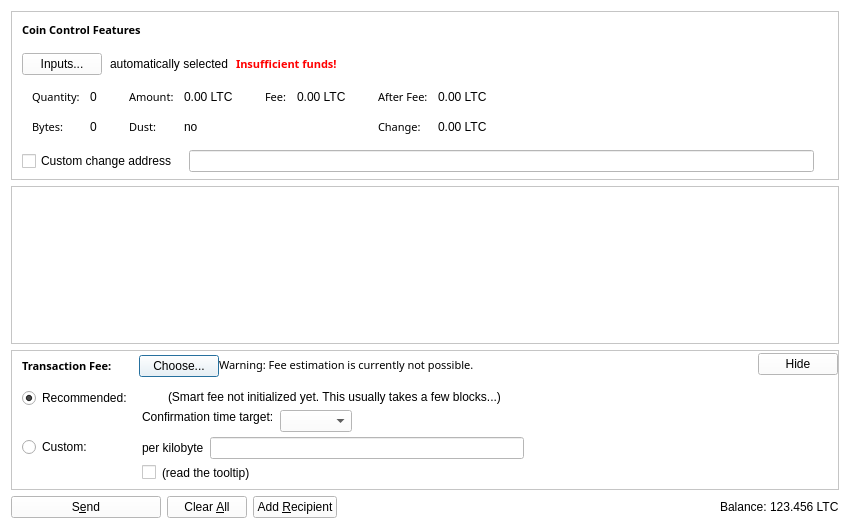
<?xml version="1.0" encoding="UTF-8"?>
<ui version="4.0">
 <class>SendCoinsDialog</class>
 <widget class="QDialog" name="SendCoinsDialog">
  <property name="geometry">
   <rect>
    <x>0</x>
    <y>0</y>
    <width>850</width>
    <height>526</height>
   </rect>
  </property>
  <property name="windowTitle">
   <string>Send Coins</string>
  </property>
  <property name="styleSheet">
   <string notr="true">font: 8pt &quot;UD Digi Kyokasho NP-R&quot;;
background-color: rgb(255, 255, 255)
</string>
  </property>
  <layout class="QVBoxLayout" name="verticalLayout" stretch="0,1,0,0">
   <property name="bottomMargin">
    <number>8</number>
   </property>
   <item>
    <widget class="QFrame" name="frameCoinControl">
     <property name="sizePolicy">
      <sizepolicy hsizetype="Expanding" vsizetype="Expanding">
       <horstretch>0</horstretch>
       <verstretch>0</verstretch>
      </sizepolicy>
     </property>
     <property name="maximumSize">
      <size>
       <width>16777215</width>
       <height>16777215</height>
      </size>
     </property>
     <property name="frameShape">
      <enum>QFrame::StyledPanel</enum>
     </property>
     <property name="frameShadow">
      <enum>QFrame::Sunken</enum>
     </property>
     <layout class="QVBoxLayout" name="verticalLayoutCoinControl2">
      <property name="spacing">
       <number>0</number>
      </property>
      <property name="leftMargin">
       <number>0</number>
      </property>
      <property name="topMargin">
       <number>0</number>
      </property>
      <property name="rightMargin">
       <number>0</number>
      </property>
      <property name="bottomMargin">
       <number>6</number>
      </property>
      <item>
       <layout class="QVBoxLayout" name="verticalLayoutCoinControl" stretch="0,0,0,0,1">
        <property name="spacing">
         <number>0</number>
        </property>
        <property name="leftMargin">
         <number>10</number>
        </property>
        <property name="topMargin">
         <number>10</number>
        </property>
        <item>
         <layout class="QHBoxLayout" name="horizontalLayoutCoinControl1">
          <property name="bottomMargin">
           <number>15</number>
          </property>
          <item>
           <widget class="QLabel" name="labelCoinControlFeatures">
            <property name="sizePolicy">
             <sizepolicy hsizetype="Preferred" vsizetype="Maximum">
              <horstretch>0</horstretch>
              <verstretch>0</verstretch>
             </sizepolicy>
            </property>
            <property name="font">
             <font>
              <family>UD Digi Kyokasho NP-R</family>
              <pointsize>8</pointsize>
              <weight>75</weight>
              <italic>false</italic>
              <bold>true</bold>
             </font>
            </property>
            <property name="styleSheet">
             <string notr="true">font-weight:bold;</string>
            </property>
            <property name="text">
             <string>Coin Control Features</string>
            </property>
           </widget>
          </item>
         </layout>
        </item>
        <item>
         <layout class="QHBoxLayout" name="horizontalLayoutCoinControl2" stretch="0,0,0,0">
          <property name="spacing">
           <number>8</number>
          </property>
          <property name="bottomMargin">
           <number>10</number>
          </property>
          <item>
           <widget class="QPushButton" name="pushButtonCoinControl">
            <property name="styleSheet">
             <string notr="true"/>
            </property>
            <property name="text">
             <string>Inputs...</string>
            </property>
            <property name="autoDefault">
             <bool>false</bool>
            </property>
           </widget>
          </item>
          <item>
           <widget class="QLabel" name="labelCoinControlAutomaticallySelected">
            <property name="styleSheet">
             <string notr="true"/>
            </property>
            <property name="text">
             <string>automatically selected</string>
            </property>
            <property name="margin">
             <number>5</number>
            </property>
           </widget>
          </item>
          <item>
           <widget class="QLabel" name="labelCoinControlInsuffFunds">
            <property name="font">
             <font>
              <family>UD Digi Kyokasho NP-R</family>
              <pointsize>8</pointsize>
              <weight>75</weight>
              <italic>false</italic>
              <bold>true</bold>
             </font>
            </property>
            <property name="styleSheet">
             <string notr="true">color:red;font-weight:bold;</string>
            </property>
            <property name="text">
             <string>Insufficient funds!</string>
            </property>
            <property name="margin">
             <number>5</number>
            </property>
           </widget>
          </item>
          <item>
           <spacer name="horizontalSpacerCoinControl">
            <property name="orientation">
             <enum>Qt::Horizontal</enum>
            </property>
            <property name="sizeHint" stdset="0">
             <size>
              <width>40</width>
              <height>1</height>
             </size>
            </property>
           </spacer>
          </item>
         </layout>
        </item>
        <item>
         <widget class="QWidget" name="widgetCoinControl" native="true">
          <property name="sizePolicy">
           <sizepolicy hsizetype="Preferred" vsizetype="Preferred">
            <horstretch>0</horstretch>
            <verstretch>0</verstretch>
           </sizepolicy>
          </property>
          <property name="minimumSize">
           <size>
            <width>0</width>
            <height>0</height>
           </size>
          </property>
          <property name="styleSheet">
           <string notr="true"/>
          </property>
          <layout class="QHBoxLayout" name="horizontalLayoutCoinControl5">
           <property name="leftMargin">
            <number>0</number>
           </property>
           <property name="topMargin">
            <number>0</number>
           </property>
           <property name="rightMargin">
            <number>0</number>
           </property>
           <property name="bottomMargin">
            <number>0</number>
           </property>
           <item>
            <layout class="QHBoxLayout" name="horizontalLayoutCoinControl3" stretch="0,0,0,1">
             <property name="spacing">
              <number>20</number>
             </property>
             <property name="topMargin">
              <number>0</number>
             </property>
             <property name="bottomMargin">
              <number>10</number>
             </property>
             <item>
              <layout class="QFormLayout" name="formLayoutCoinControl1">
               <property name="horizontalSpacing">
                <number>10</number>
               </property>
               <property name="verticalSpacing">
                <number>14</number>
               </property>
               <property name="leftMargin">
                <number>10</number>
               </property>
               <property name="topMargin">
                <number>4</number>
               </property>
               <property name="rightMargin">
                <number>6</number>
               </property>
               <item row="0" column="0">
                <widget class="QLabel" name="labelCoinControlQuantityText">
                 <property name="font">
                  <font>
                   <family>UD Digi Kyokasho NP-R</family>
                   <pointsize>8</pointsize>
                   <weight>50</weight>
                   <italic>false</italic>
                   <bold>false</bold>
                  </font>
                 </property>
                 <property name="text">
                  <string>Quantity:</string>
                 </property>
                 <property name="margin">
                  <number>0</number>
                 </property>
                </widget>
               </item>
               <item row="0" column="1">
                <widget class="QLabel" name="labelCoinControlQuantity">
                 <property name="cursor">
                  <cursorShape>IBeamCursor</cursorShape>
                 </property>
                 <property name="contextMenuPolicy">
                  <enum>Qt::ActionsContextMenu</enum>
                 </property>
                 <property name="text">
                  <string notr="true">0</string>
                 </property>
                 <property name="margin">
                  <number>0</number>
                 </property>
                 <property name="textInteractionFlags">
                  <set>Qt::LinksAccessibleByMouse|Qt::TextSelectableByKeyboard|Qt::TextSelectableByMouse</set>
                 </property>
                </widget>
               </item>
               <item row="1" column="0">
                <widget class="QLabel" name="labelCoinControlBytesText">
                 <property name="font">
                  <font>
                   <family>UD Digi Kyokasho NP-R</family>
                   <pointsize>8</pointsize>
                   <weight>50</weight>
                   <italic>false</italic>
                   <bold>false</bold>
                  </font>
                 </property>
                 <property name="text">
                  <string>Bytes:</string>
                 </property>
                </widget>
               </item>
               <item row="1" column="1">
                <widget class="QLabel" name="labelCoinControlBytes">
                 <property name="cursor">
                  <cursorShape>IBeamCursor</cursorShape>
                 </property>
                 <property name="contextMenuPolicy">
                  <enum>Qt::ActionsContextMenu</enum>
                 </property>
                 <property name="text">
                  <string notr="true">0</string>
                 </property>
                 <property name="textInteractionFlags">
                  <set>Qt::LinksAccessibleByMouse|Qt::TextSelectableByKeyboard|Qt::TextSelectableByMouse</set>
                 </property>
                </widget>
               </item>
              </layout>
             </item>
             <item>
              <layout class="QFormLayout" name="formLayoutCoinControl2">
               <property name="horizontalSpacing">
                <number>10</number>
               </property>
               <property name="verticalSpacing">
                <number>14</number>
               </property>
               <property name="leftMargin">
                <number>6</number>
               </property>
               <property name="topMargin">
                <number>4</number>
               </property>
               <property name="rightMargin">
                <number>6</number>
               </property>
               <item row="0" column="0">
                <widget class="QLabel" name="labelCoinControlAmountText">
                 <property name="font">
                  <font>
                   <family>UD Digi Kyokasho NP-R</family>
                   <pointsize>8</pointsize>
                   <weight>50</weight>
                   <italic>false</italic>
                   <bold>false</bold>
                  </font>
                 </property>
                 <property name="text">
                  <string>Amount:</string>
                 </property>
                 <property name="margin">
                  <number>0</number>
                 </property>
                </widget>
               </item>
               <item row="0" column="1">
                <widget class="QLabel" name="labelCoinControlAmount">
                 <property name="cursor">
                  <cursorShape>IBeamCursor</cursorShape>
                 </property>
                 <property name="contextMenuPolicy">
                  <enum>Qt::ActionsContextMenu</enum>
                 </property>
                 <property name="text">
                  <string notr="true">0.00 LTC</string>
                 </property>
                 <property name="textInteractionFlags">
                  <set>Qt::LinksAccessibleByMouse|Qt::TextSelectableByKeyboard|Qt::TextSelectableByMouse</set>
                 </property>
                </widget>
               </item>
               <item row="1" column="0">
                <widget class="QLabel" name="labelCoinControlLowOutputText">
                 <property name="font">
                  <font>
                   <family>UD Digi Kyokasho NP-R</family>
                   <pointsize>8</pointsize>
                   <weight>50</weight>
                   <italic>false</italic>
                   <bold>false</bold>
                  </font>
                 </property>
                 <property name="text">
                  <string>Dust:</string>
                 </property>
                </widget>
               </item>
               <item row="1" column="1">
                <widget class="QLabel" name="labelCoinControlLowOutput">
                 <property name="cursor">
                  <cursorShape>IBeamCursor</cursorShape>
                 </property>
                 <property name="contextMenuPolicy">
                  <enum>Qt::ActionsContextMenu</enum>
                 </property>
                 <property name="text">
                  <string notr="true">no</string>
                 </property>
                 <property name="textInteractionFlags">
                  <set>Qt::LinksAccessibleByMouse|Qt::TextSelectableByKeyboard|Qt::TextSelectableByMouse</set>
                 </property>
                </widget>
               </item>
              </layout>
             </item>
             <item>
              <layout class="QFormLayout" name="formLayoutCoinControl3">
               <property name="horizontalSpacing">
                <number>10</number>
               </property>
               <property name="verticalSpacing">
                <number>14</number>
               </property>
               <property name="leftMargin">
                <number>6</number>
               </property>
               <property name="topMargin">
                <number>4</number>
               </property>
               <property name="rightMargin">
                <number>6</number>
               </property>
               <item row="0" column="0">
                <widget class="QLabel" name="labelCoinControlFeeText">
                 <property name="font">
                  <font>
                   <family>UD Digi Kyokasho NP-R</family>
                   <pointsize>8</pointsize>
                   <weight>50</weight>
                   <italic>false</italic>
                   <bold>false</bold>
                  </font>
                 </property>
                 <property name="text">
                  <string>Fee:</string>
                 </property>
                 <property name="margin">
                  <number>0</number>
                 </property>
                </widget>
               </item>
               <item row="0" column="1">
                <widget class="QLabel" name="labelCoinControlFee">
                 <property name="cursor">
                  <cursorShape>IBeamCursor</cursorShape>
                 </property>
                 <property name="contextMenuPolicy">
                  <enum>Qt::ActionsContextMenu</enum>
                 </property>
                 <property name="text">
                  <string notr="true">0.00 LTC</string>
                 </property>
                 <property name="textInteractionFlags">
                  <set>Qt::LinksAccessibleByMouse|Qt::TextSelectableByKeyboard|Qt::TextSelectableByMouse</set>
                 </property>
                </widget>
               </item>
              </layout>
             </item>
             <item>
              <layout class="QFormLayout" name="formLayoutCoinControl4">
               <property name="horizontalSpacing">
                <number>10</number>
               </property>
               <property name="verticalSpacing">
                <number>14</number>
               </property>
               <property name="leftMargin">
                <number>6</number>
               </property>
               <property name="topMargin">
                <number>4</number>
               </property>
               <property name="rightMargin">
                <number>6</number>
               </property>
               <item row="0" column="0">
                <widget class="QLabel" name="labelCoinControlAfterFeeText">
                 <property name="font">
                  <font>
                   <family>UD Digi Kyokasho NP-R</family>
                   <pointsize>8</pointsize>
                   <weight>50</weight>
                   <italic>false</italic>
                   <bold>false</bold>
                  </font>
                 </property>
                 <property name="text">
                  <string>After Fee:</string>
                 </property>
                 <property name="margin">
                  <number>0</number>
                 </property>
                </widget>
               </item>
               <item row="0" column="1">
                <widget class="QLabel" name="labelCoinControlAfterFee">
                 <property name="cursor">
                  <cursorShape>IBeamCursor</cursorShape>
                 </property>
                 <property name="contextMenuPolicy">
                  <enum>Qt::ActionsContextMenu</enum>
                 </property>
                 <property name="text">
                  <string notr="true">0.00 LTC</string>
                 </property>
                 <property name="textInteractionFlags">
                  <set>Qt::LinksAccessibleByMouse|Qt::TextSelectableByKeyboard|Qt::TextSelectableByMouse</set>
                 </property>
                </widget>
               </item>
               <item row="1" column="0">
                <widget class="QLabel" name="labelCoinControlChangeText">
                 <property name="font">
                  <font>
                   <family>UD Digi Kyokasho NP-R</family>
                   <pointsize>8</pointsize>
                   <weight>50</weight>
                   <italic>false</italic>
                   <bold>false</bold>
                  </font>
                 </property>
                 <property name="text">
                  <string>Change:</string>
                 </property>
                </widget>
               </item>
               <item row="1" column="1">
                <widget class="QLabel" name="labelCoinControlChange">
                 <property name="cursor">
                  <cursorShape>IBeamCursor</cursorShape>
                 </property>
                 <property name="contextMenuPolicy">
                  <enum>Qt::ActionsContextMenu</enum>
                 </property>
                 <property name="text">
                  <string notr="true">0.00 LTC</string>
                 </property>
                 <property name="textInteractionFlags">
                  <set>Qt::LinksAccessibleByMouse|Qt::TextSelectableByKeyboard|Qt::TextSelectableByMouse</set>
                 </property>
                </widget>
               </item>
              </layout>
             </item>
            </layout>
           </item>
          </layout>
         </widget>
        </item>
        <item>
         <layout class="QHBoxLayout" name="horizontalLayoutCoinControl4" stretch="0,0,0">
          <property name="spacing">
           <number>12</number>
          </property>
          <property name="sizeConstraint">
           <enum>QLayout::SetDefaultConstraint</enum>
          </property>
          <property name="topMargin">
           <number>5</number>
          </property>
          <property name="rightMargin">
           <number>5</number>
          </property>
          <item>
           <widget class="QCheckBox" name="checkBoxCoinControlChange">
            <property name="toolTip">
             <string>If this is activated, but the change address is empty or invalid, change will be sent to a newly generated address.</string>
            </property>
            <property name="text">
             <string>Custom change address</string>
            </property>
           </widget>
          </item>
          <item>
           <widget class="QValidatedLineEdit" name="lineEditCoinControlChange">
            <property name="enabled">
             <bool>false</bool>
            </property>
            <property name="sizePolicy">
             <sizepolicy hsizetype="Expanding" vsizetype="Fixed">
              <horstretch>0</horstretch>
              <verstretch>0</verstretch>
             </sizepolicy>
            </property>
           </widget>
          </item>
          <item>
           <widget class="QLabel" name="labelCoinControlChangeLabel">
            <property name="sizePolicy">
             <sizepolicy hsizetype="Preferred" vsizetype="Expanding">
              <horstretch>0</horstretch>
              <verstretch>0</verstretch>
             </sizepolicy>
            </property>
            <property name="minimumSize">
             <size>
              <width>0</width>
              <height>0</height>
             </size>
            </property>
            <property name="text">
             <string/>
            </property>
            <property name="margin">
             <number>3</number>
            </property>
           </widget>
          </item>
         </layout>
        </item>
        <item>
         <spacer name="verticalSpacerCoinControl">
          <property name="orientation">
           <enum>Qt::Vertical</enum>
          </property>
          <property name="sizeHint" stdset="0">
           <size>
            <width>800</width>
            <height>1</height>
           </size>
          </property>
         </spacer>
        </item>
       </layout>
      </item>
     </layout>
    </widget>
   </item>
   <item>
    <widget class="QScrollArea" name="scrollArea">
     <property name="widgetResizable">
      <bool>true</bool>
     </property>
     <widget class="QWidget" name="scrollAreaWidgetContents">
      <property name="geometry">
       <rect>
        <x>0</x>
        <y>0</y>
        <width>830</width>
        <height>119</height>
       </rect>
      </property>
      <layout class="QVBoxLayout" name="verticalLayout_2" stretch="0,1">
       <property name="leftMargin">
        <number>0</number>
       </property>
       <property name="topMargin">
        <number>0</number>
       </property>
       <property name="rightMargin">
        <number>0</number>
       </property>
       <property name="bottomMargin">
        <number>0</number>
       </property>
       <item>
        <layout class="QVBoxLayout" name="entries">
         <property name="spacing">
          <number>6</number>
         </property>
        </layout>
       </item>
       <item>
        <spacer name="verticalSpacer">
         <property name="orientation">
          <enum>Qt::Vertical</enum>
         </property>
         <property name="sizeHint" stdset="0">
          <size>
           <width>20</width>
           <height>40</height>
          </size>
         </property>
        </spacer>
       </item>
      </layout>
     </widget>
    </widget>
   </item>
   <item>
    <widget class="QFrame" name="frameFee">
     <property name="sizePolicy">
      <sizepolicy hsizetype="Expanding" vsizetype="Expanding">
       <horstretch>0</horstretch>
       <verstretch>0</verstretch>
      </sizepolicy>
     </property>
     <property name="maximumSize">
      <size>
       <width>16777215</width>
       <height>16777215</height>
      </size>
     </property>
     <property name="frameShape">
      <enum>QFrame::StyledPanel</enum>
     </property>
     <property name="frameShadow">
      <enum>QFrame::Sunken</enum>
     </property>
     <layout class="QVBoxLayout" name="verticalLayoutFee1">
      <property name="spacing">
       <number>0</number>
      </property>
      <property name="leftMargin">
       <number>0</number>
      </property>
      <property name="topMargin">
       <number>0</number>
      </property>
      <property name="rightMargin">
       <number>0</number>
      </property>
      <property name="bottomMargin">
       <number>0</number>
      </property>
      <item>
       <layout class="QVBoxLayout" name="verticalLayoutFee2" stretch="0,0,0">
        <property name="spacing">
         <number>0</number>
        </property>
        <property name="leftMargin">
         <number>10</number>
        </property>
        <property name="topMargin">
         <number>0</number>
        </property>
        <item>
         <layout class="QHBoxLayout" name="horizontalLayoutFee1">
          <property name="bottomMargin">
           <number>0</number>
          </property>
          <item>
           <layout class="QVBoxLayout" name="verticalLayoutFee7">
            <property name="spacing">
             <number>0</number>
            </property>
            <item>
             <spacer name="verticalSpacerSmartFee">
              <property name="orientation">
               <enum>Qt::Vertical</enum>
              </property>
              <property name="sizeType">
               <enum>QSizePolicy::Fixed</enum>
              </property>
              <property name="sizeHint" stdset="0">
               <size>
                <width>1</width>
                <height>4</height>
               </size>
              </property>
             </spacer>
            </item>
            <item>
             <layout class="QHBoxLayout" name="horizontalLayoutSmartFee">
              <property name="spacing">
               <number>10</number>
              </property>
              <item>
               <widget class="QLabel" name="labelFeeHeadline">
                <property name="sizePolicy">
                 <sizepolicy hsizetype="Preferred" vsizetype="Maximum">
                  <horstretch>0</horstretch>
                  <verstretch>0</verstretch>
                 </sizepolicy>
                </property>
                <property name="font">
                 <font>
                  <family>UD Digi Kyokasho NP-R</family>
                  <pointsize>8</pointsize>
                  <weight>75</weight>
                  <italic>false</italic>
                  <bold>true</bold>
                 </font>
                </property>
                <property name="styleSheet">
                 <string notr="true">font-weight:bold;</string>
                </property>
                <property name="text">
                 <string>Transaction Fee:</string>
                </property>
               </widget>
              </item>
              <item>
               <widget class="QLabel" name="labelFeeMinimized">
                <property name="text">
                 <string/>
                </property>
               </widget>
              </item>
              <item>
               <widget class="QPushButton" name="buttonChooseFee">
                <property name="text">
                 <string>Choose...</string>
                </property>
               </widget>
              </item>
             </layout>
            </item>
            <item>
             <spacer name="verticalSpacer_5">
              <property name="orientation">
               <enum>Qt::Vertical</enum>
              </property>
              <property name="sizeHint" stdset="0">
               <size>
                <width>1</width>
                <height>1</height>
               </size>
              </property>
             </spacer>
            </item>
           </layout>
          </item>
          <item>
           <widget class="QLabel" name="fallbackFeeWarningLabel">
            <property name="font">
             <font>
              <family>UD Digi Kyokasho NP-R</family>
              <pointsize>8</pointsize>
              <weight>50</weight>
              <italic>false</italic>
              <bold>false</bold>
             </font>
            </property>
            <property name="toolTip">
             <string>Using the fallbackfee can result in sending a transaction that will take several hours or days (or never) to confirm. Consider choosing your fee manually or wait until you have validated the complete chain.</string>
            </property>
            <property name="text">
             <string>Warning: Fee estimation is currently not possible.</string>
            </property>
            <property name="wordWrap">
             <bool>false</bool>
            </property>
           </widget>
          </item>
          <item>
           <spacer name="horizontalSpacer_4">
            <property name="orientation">
             <enum>Qt::Horizontal</enum>
            </property>
            <property name="sizeType">
             <enum>QSizePolicy::MinimumExpanding</enum>
            </property>
            <property name="sizeHint" stdset="0">
             <size>
              <width>40</width>
              <height>20</height>
             </size>
            </property>
           </spacer>
          </item>
          <item>
           <widget class="QPushButton" name="buttonMinimizeFee">
            <property name="toolTip">
             <string>collapse fee-settings</string>
            </property>
            <property name="text">
             <string>Hide</string>
            </property>
           </widget>
          </item>
         </layout>
        </item>
        <item>
         <widget class="QFrame" name="frameFeeSelection">
          <layout class="QVBoxLayout" name="verticalLayoutFee12">
           <property name="spacing">
            <number>0</number>
           </property>
           <property name="leftMargin">
            <number>0</number>
           </property>
           <property name="topMargin">
            <number>0</number>
           </property>
           <property name="rightMargin">
            <number>0</number>
           </property>
           <property name="bottomMargin">
            <number>0</number>
           </property>
           <item>
            <layout class="QGridLayout" name="gridLayoutFee">
             <property name="topMargin">
              <number>10</number>
             </property>
             <property name="bottomMargin">
              <number>4</number>
             </property>
             <property name="horizontalSpacing">
              <number>10</number>
             </property>
             <property name="verticalSpacing">
              <number>4</number>
             </property>
             <item row="1" column="1">
              <layout class="QVBoxLayout" name="verticalLayoutFee8">
               <property name="spacing">
                <number>6</number>
               </property>
               <item>
                <layout class="QHBoxLayout" name="horizontalLayoutFee13">
                 <item>
                  <widget class="QLabel" name="labelCustomPerKilobyte">
                   <property name="toolTip">
                    <string>If the custom fee is set to 1000 satoshis and the transaction is only 250 bytes, then &quot;per kilobyte&quot; only pays 250 satoshis in fee, while &quot;total at least&quot; pays 1000 satoshis. For transactions bigger than a kilobyte both pay by kilobyte.</string>
                   </property>
                   <property name="text">
                    <string>per kilobyte</string>
                   </property>
                  </widget>
                 </item>
                 <item>
                  <widget class="BitcoinAmountField" name="customFee"/>
                 </item>
                 <item>
                  <spacer name="horizontalSpacer_6">
                   <property name="orientation">
                    <enum>Qt::Horizontal</enum>
                   </property>
                   <property name="sizeHint" stdset="0">
                    <size>
                     <width>1</width>
                     <height>1</height>
                    </size>
                   </property>
                  </spacer>
                 </item>
                </layout>
               </item>
               <item>
                <layout class="QHBoxLayout" name="horizontalLayoutFee8">
                 <item>
                  <widget class="QCheckBox" name="checkBoxMinimumFee">
                   <property name="toolTip">
                    <string>Paying only the minimum fee is just fine as long as there is less transaction volume than space in the blocks. But be aware that this can end up in a never confirming transaction once there is more demand for litecoin transactions than the network can process.</string>
                   </property>
                   <property name="text">
                    <string/>
                   </property>
                  </widget>
                 </item>
                 <item>
                  <widget class="QLabel" name="labelMinFeeWarning">
                   <property name="enabled">
                    <bool>true</bool>
                   </property>
                   <property name="toolTip">
                    <string>Paying only the minimum fee is just fine as long as there is less transaction volume than space in the blocks. But be aware that this can end up in a never confirming transaction once there is more demand for litecoin transactions than the network can process.</string>
                   </property>
                   <property name="text">
                    <string>(read the tooltip)</string>
                   </property>
                   <property name="margin">
                    <number>5</number>
                   </property>
                  </widget>
                 </item>
                 <item>
                  <spacer name="horizontalSpacer_2">
                   <property name="orientation">
                    <enum>Qt::Horizontal</enum>
                   </property>
                   <property name="sizeHint" stdset="0">
                    <size>
                     <width>1</width>
                     <height>1</height>
                    </size>
                   </property>
                  </spacer>
                 </item>
                </layout>
               </item>
              </layout>
             </item>
             <item row="0" column="0">
              <layout class="QVBoxLayout" name="verticalLayoutFee4" stretch="0,1">
               <item>
                <widget class="QRadioButton" name="radioSmartFee">
                 <property name="text">
                  <string>Recommended:</string>
                 </property>
                 <property name="checked">
                  <bool>true</bool>
                 </property>
                 <attribute name="buttonGroup">
                  <string notr="true">groupFee</string>
                 </attribute>
                </widget>
               </item>
               <item>
                <spacer name="verticalSpacer_2">
                 <property name="orientation">
                  <enum>Qt::Vertical</enum>
                 </property>
                 <property name="sizeHint" stdset="0">
                  <size>
                   <width>1</width>
                   <height>1</height>
                  </size>
                 </property>
                </spacer>
               </item>
              </layout>
             </item>
             <item row="1" column="0">
              <layout class="QVBoxLayout" name="verticalLayoutFee9" stretch="0,1">
               <item>
                <widget class="QRadioButton" name="radioCustomFee">
                 <property name="text">
                  <string>Custom:</string>
                 </property>
                 <attribute name="buttonGroup">
                  <string notr="true">groupFee</string>
                 </attribute>
                </widget>
               </item>
               <item>
                <spacer name="verticalSpacer_6">
                 <property name="orientation">
                  <enum>Qt::Vertical</enum>
                 </property>
                 <property name="sizeHint" stdset="0">
                  <size>
                   <width>1</width>
                   <height>1</height>
                  </size>
                 </property>
                </spacer>
               </item>
              </layout>
             </item>
             <item row="0" column="1">
              <layout class="QVBoxLayout" name="verticalLayoutFee3" stretch="0,0,1">
               <property name="spacing">
                <number>6</number>
               </property>
               <property name="topMargin">
                <number>2</number>
               </property>
               <item>
                <layout class="QHBoxLayout" name="horizontalLayoutFee12">
                 <item>
                  <widget class="QLabel" name="labelSmartFee">
                   <property name="text">
                    <string/>
                   </property>
                   <property name="margin">
                    <number>2</number>
                   </property>
                  </widget>
                 </item>
                 <item>
                  <widget class="QLabel" name="labelFeeEstimation">
                   <property name="text">
                    <string/>
                   </property>
                  </widget>
                 </item>
                 <item>
                  <widget class="QLabel" name="labelSmartFee2">
                   <property name="text">
                    <string>(Smart fee not initialized yet. This usually takes a few blocks...)</string>
                   </property>
                   <property name="margin">
                    <number>2</number>
                   </property>
                  </widget>
                 </item>
                 <item>
                  <spacer name="horizontalSpacer_5">
                   <property name="orientation">
                    <enum>Qt::Horizontal</enum>
                   </property>
                   <property name="sizeHint" stdset="0">
                    <size>
                     <width>1</width>
                     <height>1</height>
                    </size>
                   </property>
                  </spacer>
                 </item>
                </layout>
               </item>
               <item>
                <layout class="QHBoxLayout" name="horizontalLayoutFee9">
                 <item>
                  <layout class="QVBoxLayout" name="verticalLayoutFee6">
                   <item>
                    <widget class="QLabel" name="labelSmartFee3">
                     <property name="text">
                      <string>Confirmation time target:</string>
                     </property>
                     <property name="margin">
                      <number>2</number>
                     </property>
                    </widget>
                   </item>
                   <item>
                    <spacer name="verticalSpacer_3">
                     <property name="orientation">
                      <enum>Qt::Vertical</enum>
                     </property>
                     <property name="sizeHint" stdset="0">
                      <size>
                       <width>1</width>
                       <height>1</height>
                      </size>
                     </property>
                    </spacer>
                   </item>
                  </layout>
                 </item>
                 <item>
                  <layout class="QVBoxLayout" name="verticalLayoutFee5">
                   <property name="rightMargin">
                    <number>30</number>
                   </property>
                   <item>
                    <layout class="QHBoxLayout" name="horizontalLayoutConfTarget">
                     <property name="bottomMargin">
                      <number>0</number>
                     </property>
                     <item>
                      <widget class="QComboBox" name="confTargetSelector"/>
                     </item>
                     <item>
                      <spacer name="horizontalSpacerConfTarget">
                       <property name="orientation">
                        <enum>Qt::Horizontal</enum>
                       </property>
                       <property name="sizeHint" stdset="0">
                        <size>
                         <width>40</width>
                         <height>20</height>
                        </size>
                       </property>
                      </spacer>
                     </item>
                    </layout>
                   </item>
                  </layout>
                 </item>
                </layout>
               </item>
               <item>
                <spacer name="verticalSpacer_4">
                 <property name="orientation">
                  <enum>Qt::Vertical</enum>
                 </property>
                 <property name="sizeHint" stdset="0">
                  <size>
                   <width>1</width>
                   <height>1</height>
                  </size>
                 </property>
                </spacer>
               </item>
              </layout>
             </item>
            </layout>
           </item>
          </layout>
         </widget>
        </item>
        <item>
         <spacer name="verticalSpacerFee">
          <property name="orientation">
           <enum>Qt::Vertical</enum>
          </property>
          <property name="sizeHint" stdset="0">
           <size>
            <width>40</width>
            <height>5</height>
           </size>
          </property>
         </spacer>
        </item>
       </layout>
      </item>
     </layout>
    </widget>
   </item>
   <item>
    <layout class="QHBoxLayout" name="horizontalLayout">
     <item>
      <widget class="QPushButton" name="sendButton">
       <property name="minimumSize">
        <size>
         <width>150</width>
         <height>0</height>
        </size>
       </property>
       <property name="toolTip">
        <string>Confirm the send action</string>
       </property>
       <property name="text">
        <string>S&amp;end</string>
       </property>
       <property name="icon">
        <iconset resource="../bitcoin.qrc">
         <normaloff>:/icons/send</normaloff>:/icons/send</iconset>
       </property>
       <property name="autoDefault">
        <bool>false</bool>
       </property>
       <property name="default">
        <bool>false</bool>
       </property>
      </widget>
     </item>
     <item>
      <widget class="QPushButton" name="clearButton">
       <property name="sizePolicy">
        <sizepolicy hsizetype="Minimum" vsizetype="Fixed">
         <horstretch>0</horstretch>
         <verstretch>0</verstretch>
        </sizepolicy>
       </property>
       <property name="toolTip">
        <string>Clear all fields of the form.</string>
       </property>
       <property name="text">
        <string>Clear &amp;All</string>
       </property>
       <property name="icon">
        <iconset resource="../bitcoin.qrc">
         <normaloff>:/icons/remove</normaloff>:/icons/remove</iconset>
       </property>
       <property name="autoDefault">
        <bool>false</bool>
       </property>
      </widget>
     </item>
     <item>
      <widget class="QPushButton" name="addButton">
       <property name="toolTip">
        <string>Send to multiple recipients at once</string>
       </property>
       <property name="text">
        <string>Add &amp;Recipient</string>
       </property>
       <property name="icon">
        <iconset resource="../bitcoin.qrc">
         <normaloff>:/icons/add</normaloff>:/icons/add</iconset>
       </property>
       <property name="autoDefault">
        <bool>false</bool>
       </property>
      </widget>
     </item>
     <item>
      <spacer name="horizontalSpacer">
       <property name="orientation">
        <enum>Qt::Horizontal</enum>
       </property>
       <property name="sizeHint" stdset="0">
        <size>
         <width>40</width>
         <height>20</height>
        </size>
       </property>
      </spacer>
     </item>
     <item>
      <layout class="QHBoxLayout" name="horizontalLayout_2">
       <property name="spacing">
        <number>3</number>
       </property>
       <item>
        <widget class="QLabel" name="label">
         <property name="sizePolicy">
          <sizepolicy hsizetype="Preferred" vsizetype="Fixed">
           <horstretch>0</horstretch>
           <verstretch>0</verstretch>
          </sizepolicy>
         </property>
         <property name="text">
          <string>Balance:</string>
         </property>
        </widget>
       </item>
       <item>
        <widget class="QLabel" name="labelBalance">
         <property name="sizePolicy">
          <sizepolicy hsizetype="Preferred" vsizetype="Fixed">
           <horstretch>0</horstretch>
           <verstretch>0</verstretch>
          </sizepolicy>
         </property>
         <property name="cursor">
          <cursorShape>IBeamCursor</cursorShape>
         </property>
         <property name="text">
          <string notr="true">123.456 LTC</string>
         </property>
         <property name="textInteractionFlags">
          <set>Qt::LinksAccessibleByMouse|Qt::TextSelectableByKeyboard|Qt::TextSelectableByMouse</set>
         </property>
        </widget>
       </item>
      </layout>
     </item>
    </layout>
   </item>
  </layout>
 </widget>
 <customwidgets>
  <customwidget>
   <class>QValidatedLineEdit</class>
   <extends>QLineEdit</extends>
   <header>qt/qvalidatedlineedit.h</header>
  </customwidget>
  <customwidget>
   <class>BitcoinAmountField</class>
   <extends>QLineEdit</extends>
   <header>qt/bitcoinamountfield.h</header>
   <container>1</container>
  </customwidget>
 </customwidgets>
 <resources>
  <include location="../bitcoin.qrc"/>
 </resources>
 <connections/>
 <buttongroups>
  <buttongroup name="groupFee"/>
 </buttongroups>
</ui>
